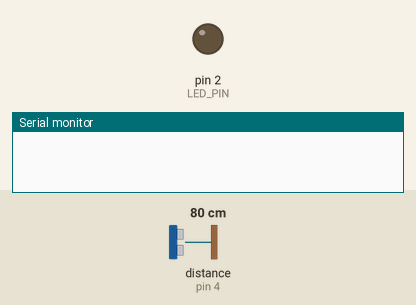
A sketch run on a simulated Arduino Uno, built with avr-gcc and run on an emulated ATmega328P. Shown: output pins drawn as LEDs (lit = HIGH), the last lines printed to the serial monitor. Inputs (shaded band) come from the test bench; at power-on: distance to the obstacle (sensor on pin 4) 80 cm. The echo pulse lasts 58.3 µs per cm.

Above: at 0.1 s.
At 2.1 s:
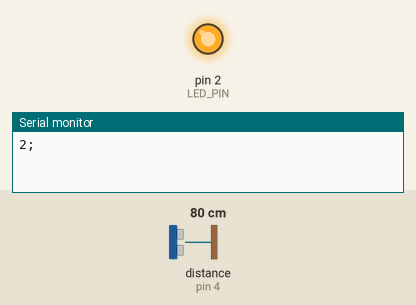
Timing chart, 0 to 3.6 s (numbered marks = the images above):
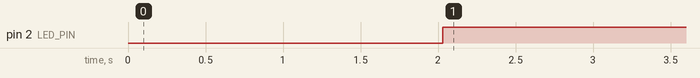

The sketch:

Arduino3.ino
```cpp
// (licence header left out)
#include "SR04.h"
#define TRIG_PIN 4
#define ECHO_PIN 8
#define LED_PIN 2

SR04 sr04 = SR04(ECHO_PIN,TRIG_PIN);
long a;

void setup() {

  pinMode(LED_PIN, OUTPUT);
   Serial.begin(9600);
   delay(1000);
}

void loop() {
   a=sr04.Distance();
   delay(1000);

if (a < 150) {
  digitalWrite (LED_PIN, HIGH);
  Serial.println("2;");
  } else if (a >= 150) {
      digitalWrite (LED_PIN, LOW);
        Serial.println("1;");
    }
}
```

Measured:
- by itself, pin 2 (LED_PIN): LOW → HIGH at 2.0 s
